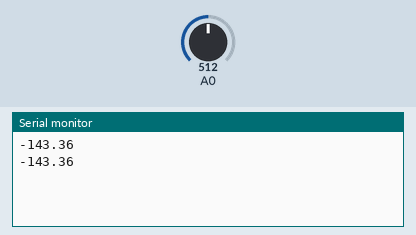
Simulated run of this sketch. Board: Arduino Uno, built with avr-gcc and run on an emulated ATmega328P. Parts: the last lines printed to the serial monitor. Inputs (shaded band) come from the test bench; at power-on: A0 = 512.

Above: at 1.2 s.
1.3 s: A0 set to 716
At 2.4 s:
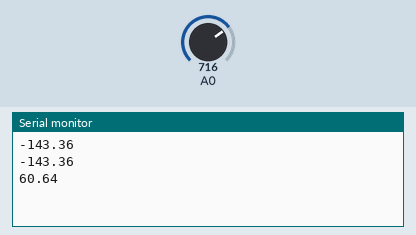
2.8 s: A0 set to 900
At 3.5 s:
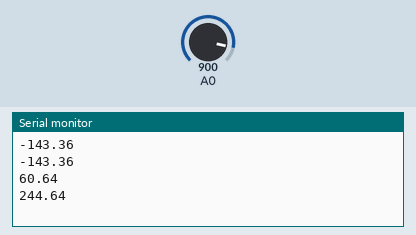
Timing chart, 0 to 5.8 s (numbered marks = the images above; inputs shaded):
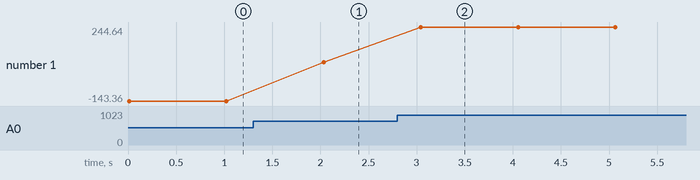

Measured:
- after the input at 1.3 s, the serial monitor: prints a new line after 0.73 s (image 1)
- after the input at 2.8 s, the serial monitor: prints a new line after 0.24 s (image 2)
- plotted number 1: -143.36 → 60.64 after the input at 1.3 s, 60.64 → 244.64 after the input at 2.8 s

The sketch:

pulse.ino
```cpp
void setup() {
  // put your setup code here, to run once:
  pinMode(A0, INPUT);
  Serial.begin(9600);
}

void loop() {
  // put your main code here, to run repeatedly:
  float pulse;
  int sum =0;

  for(int i = 0; i<100;i++)
  {
    sum+= analogRead(A0);
  }
  pulse = sum/100.0;
  Serial.println(pulse);
  delay(1000);
}
```
